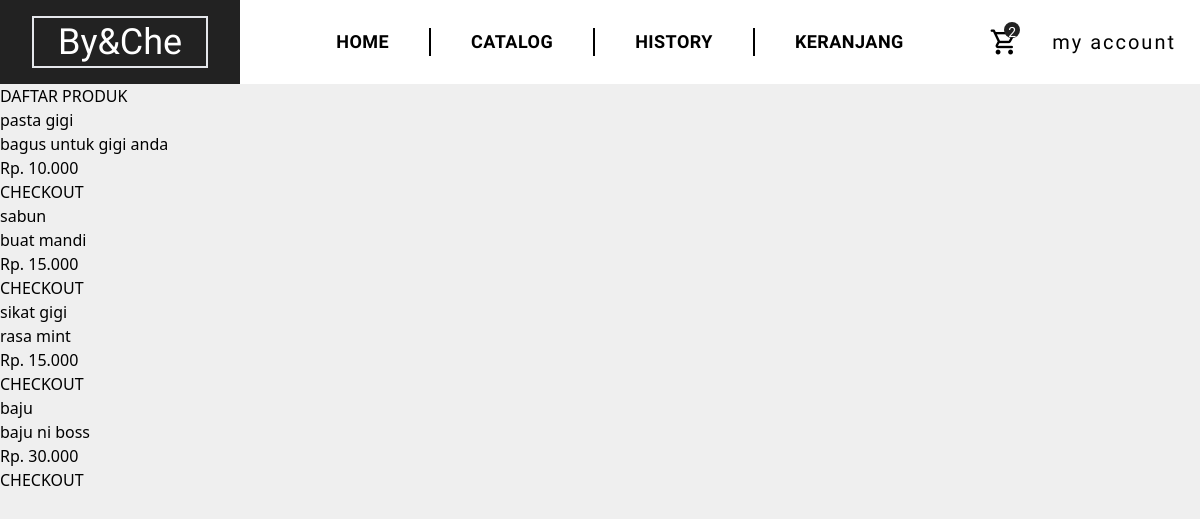
The page /produk.php (signed in) on the database its author committed.
### tables this page shows
CREATE TABLE `produk` (
  `id_produk` int(11) NOT NULL,
  `nama_produk` varchar(100) NOT NULL,
  `deskripsi` text NOT NULL,
  `harga` int(11) NOT NULL,
  `id_kategori` int(11) NOT NULL,
  `foto_produk` varchar(255) NOT NULL
);

### produk.php (the view, shortened to what this page needs)
<?php
include "header.php";
?>
<h2>DAFTAR PRODUK</h2>
<div class="row">
    <?php
    include "koneksi.php";
    $qry_produk = mysqli_query($conn, "select * from produk");
    while ($dt_produk = mysqli_fetch_array($qry_produk)) {
    ?>
        <div class="col-md-3">
            <div class="card">
                <div class="card-body">
                    <h5 class="card-title"><?= $dt_produk['nama_produk'] ?></h5>
                    <p class="card-text"><?= substr($dt_produk['deskripsi'], 0) ?></p>
                    <p class="card-text">Rp. <?= number_format($dt_produk['harga'], 0, ",", ".") ?></p>
                    <a href="beli.php?id_produk=<?= $dt_produk['id_produk'] ?>" class="btn btn-primary">CHECKOUT</a>
                </div>
            </div>
        </div>
    <?php
    }
    ?>
</div>
<?php
include "footer.php";
?>

### header.php (shortened to what this page needs)
<!DOCTYPE html>
<html>
<head>
  <link rel="stylesheet" href="./frontend/css/input.css">
  <link rel="stylesheet" href="./dist/output.css">
  <script src="https://cdn.tailwindcss.com"></script>
</head>
<body class="bg-semigrey">
  <?php if ($_SESSION['role'] == "pelanggan") : ?>
    <nav>
      <div class="navbar-wrapper max-w-screen bg-white pr-6 font-nav">
        <div class="content-wrapper flex flex-row w-full">
          <div class="left-content flex flex-row w-full gap-14 ">
            <div class="brand bg-semiblack p-4 px-8">
              <div class="brand-wrapper border-2 p-1 box-border px-6 ">
                <div class="text-brand font-logo text-4xl text-white ">
                  By&Che
                </div>
              </div>
            </div>
            <div class="navigation-bar w-full">
              <ul class="navigation-bar flex flex-row items-center divide-x-2 divide-black h-full tracking-wide text-lg uppercase font-semibold">
                <li class="px-10"><a href="./home.php">Home</a></li>
                <li class="px-10"><a href="./produk.php">Catalog</a></li>
                <li class="px-10"><a href="./histori_pembelian.php">History</a></li>
                <li class="px-10"><a href="./keranjang.php">Keranjang</a></li>
              </ul>
            </div>
          </div>
          <div class="right-content w-full">
            <div class="content-wrapper flex justify-end items-center gap-x-6 h-full">
              <div class="cart">
                <div class="cart-item-wrapper">
                  <div class="cart-logo  ">
                    <div class="wrapper-absolute-content flex relative justify-center items-center rounded-full w-12  text-black hover:text-white h-12 hover:bg-semiblack hover:cursor-pointer transition-colors duration-300 ">
                      <span class="material-symbols-rounded text-3xl flex">
                      </span>
                      <div class="count-keranjang absolute top-1 right-2">
                        <p class="text-sm bg-semiblack text-white rounded-full w-4 h-4 text-center ">2</p>
                      </div>
                    </div>
                  </div>
                </div>
              </div>
              <div class="account-settings text-xl font-medium tracking-widest">
                <a href="">my account</a>
              </div>
            </div>
          </div>
        </div>
      </div>
    </nav>
  <?php elseif ($_SESSION["role"] == 'petugas') : ?>
  <?php endif ?>

### footer.php (shortened to what this page needs)
</body>
</html>

### rows shown on the page
produk: nama_produk "pasta gigi", deskripsi "bagus untuk gigi anda", harga "10.000"
produk: nama_produk "sabun", deskripsi "buat mandi", harga "15.000"
produk: nama_produk "sikat gigi", deskripsi "rasa mint", harga "15.000"
produk: nama_produk "baju", deskripsi "baju ni boss", harga "30.000"
